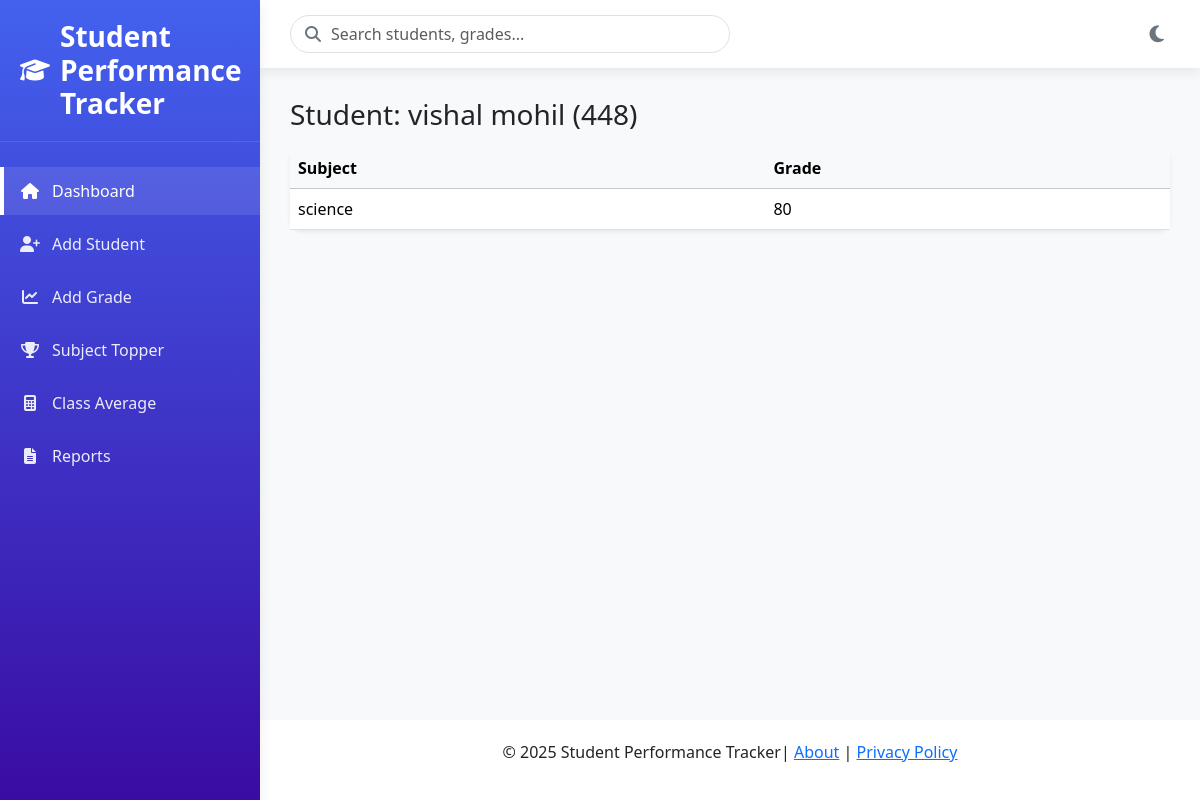
Page /student/448 on the committed database.
### tables this page shows
CREATE TABLE students (
                id INTEGER PRIMARY KEY AUTOINCREMENT,
                roll_number TEXT UNIQUE NOT NULL,
                name TEXT NOT NULL
            );

CREATE TABLE grades (
                id INTEGER PRIMARY KEY AUTOINCREMENT,
                student_id INTEGER NOT NULL,
                subject TEXT NOT NULL,
                grade INTEGER NOT NULL,
                FOREIGN KEY(student_id) REFERENCES students(id)
            );

### app.py (the view)
@app.route("/student/<roll>")
def view_student(roll):
    student = database.get_student_by_roll(roll)
    grades = database.get_grades_by_roll(roll)
    if not student:
        flash("❌ Student not found.", "error")
        return redirect(url_for("index"))
    return render_template("view_student.html", student=student, grades=grades)

### database.py (called while the page is built)
def get_connection():
    conn = sqlite3.connect(DB_NAME)
    conn.row_factory = sqlite3.Row  # dict-like rows
    return conn

def get_student_by_roll(roll_number):
    with closing(get_connection()) as conn:
        row = conn.execute("SELECT id, roll_number, name FROM students WHERE roll_number = ?", (roll_number,)).fetchone()
        return dict(row) if row else None

def get_grades_by_roll(roll_number):
    with closing(get_connection()) as conn:
        stu = conn.execute("SELECT id FROM students WHERE roll_number = ?", (roll_number,)).fetchone()
        if not stu:
            return []
        rows = conn.execute("SELECT subject, grade FROM grades WHERE student_id = ? ORDER BY subject", (stu["id"],)).fetchall()
        return [dict(r) for r in rows]

### templates/view_student.html
{% extends "base.html" %}
{% block content %}
<h3 class="mb-3">Student: {{ student.name }} ({{ student.roll_number }})</h3>
<div class="card shadow-sm">
  <div class="table-responsive">
    <table class="table mb-0">
      <thead class="table-light">
        <tr>
          <th>Subject</th>
          <th>Grade</th>
        </tr>
      </thead>
      <tbody>
        {% for g in grades %}
        <tr>
          <td>{{ g.subject }}</td>
          <td>{{ g.grade }}</td>
        </tr>
        {% else %}
        <tr><td colspan="2" class="text-center text-muted py-4">No grades yet.</td></tr>
        {% endfor %}
      </tbody>
    </table>
  </div>
</div>
{% endblock %}

### templates/base.html (style rules this page uses)
:root { --primary: #4361ee; --secondary: #3a0ca3; --success: #4cc9f0; --light-bg: #f8f9fa; --dark-bg: #121212; --dark-card: #1e1e1e; --dark-text: #e0e0e0; --shadow: 0 4px 12px rgba(0,0,0,0.08); --transition: all 0.3s ease; }
body { font-family: 'Segoe UI', Tahoma, Geneva, Verdana, sans-serif; transition: var(--transition); background-color: var(--light-bg); min-height: 100vh; display: flex; flex-direction: column; }
.card { border: none; border-radius: 12px; box-shadow: var(--shadow); transition: var(--transition); margin-bottom: 20px; }

### rows in the picture
students: name "vishal mohil", roll_number "448"
grades: subject "science", grade "80"
